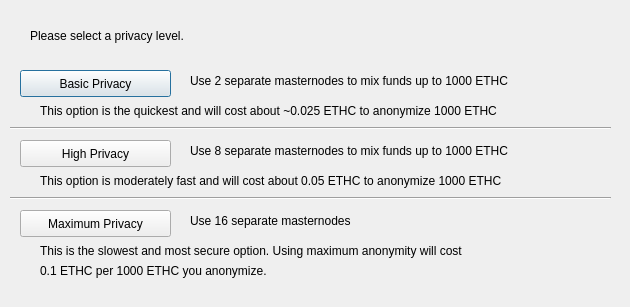
<?xml version="1.0" encoding="UTF-8"?>
<ui version="4.0">
 <class>DarksendConfig</class>
 <widget class="QDialog" name="DarksendConfig">
  <property name="geometry">
   <rect>
    <x>0</x>
    <y>0</y>
    <width>630</width>
    <height>307</height>
   </rect>
  </property>
  <property name="windowTitle">
   <string>Configure Darksend</string>
  </property>
  <widget class="QPushButton" name="buttonBasic">
   <property name="geometry">
    <rect>
     <x>20</x>
     <y>70</y>
     <width>151</width>
     <height>27</height>
    </rect>
   </property>
   <property name="text">
    <string>Basic Privacy</string>
   </property>
  </widget>
  <widget class="QPushButton" name="buttonHigh">
   <property name="geometry">
    <rect>
     <x>20</x>
     <y>140</y>
     <width>151</width>
     <height>27</height>
    </rect>
   </property>
   <property name="text">
    <string>High Privacy</string>
   </property>
  </widget>
  <widget class="QPushButton" name="buttonMax">
   <property name="geometry">
    <rect>
     <x>20</x>
     <y>210</y>
     <width>151</width>
     <height>27</height>
    </rect>
   </property>
   <property name="text">
    <string>Maximum Privacy</string>
   </property>
  </widget>
  <widget class="QLabel" name="label">
   <property name="geometry">
    <rect>
     <x>30</x>
     <y>20</y>
     <width>571</width>
     <height>31</height>
    </rect>
   </property>
   <property name="text">
    <string>Please select a privacy level.</string>
   </property>
  </widget>
  <widget class="QLabel" name="label_2">
   <property name="geometry">
    <rect>
     <x>190</x>
     <y>70</y>
     <width>421</width>
     <height>21</height>
    </rect>
   </property>
   <property name="text">
    <string>Use 2 separate masternodes to mix funds up to 1000 ETHC</string>
   </property>
  </widget>
  <widget class="QLabel" name="label_3">
   <property name="geometry">
    <rect>
     <x>190</x>
     <y>140</y>
     <width>411</width>
     <height>21</height>
    </rect>
   </property>
   <property name="text">
    <string>Use 8 separate masternodes to mix funds up to 1000 ETHC</string>
   </property>
  </widget>
  <widget class="QLabel" name="label_4">
   <property name="geometry">
    <rect>
     <x>190</x>
     <y>210</y>
     <width>421</width>
     <height>21</height>
    </rect>
   </property>
   <property name="text">
    <string>Use 16 separate masternodes</string>
   </property>
  </widget>
  <widget class="QLabel" name="label_6">
   <property name="geometry">
    <rect>
     <x>40</x>
     <y>100</y>
     <width>561</width>
     <height>21</height>
    </rect>
   </property>
   <property name="text">
    <string>This option is the quickest and will cost about ~0.025 ETHC to anonymize 1000 ETHC</string>
   </property>
  </widget>
  <widget class="QLabel" name="label_7">
   <property name="geometry">
    <rect>
     <x>40</x>
     <y>170</y>
     <width>561</width>
     <height>21</height>
    </rect>
   </property>
   <property name="text">
    <string>This option is moderately fast and will cost about 0.05 ETHC to anonymize 1000 ETHC</string>
   </property>
  </widget>
  <widget class="QLabel" name="label_8">
   <property name="geometry">
    <rect>
     <x>40</x>
     <y>240</y>
     <width>561</width>
     <height>21</height>
    </rect>
   </property>
   <property name="text">
    <string>This is the slowest and most secure option. Using maximum anonymity will cost</string>
   </property>
  </widget>
  <widget class="QLabel" name="label_9">
   <property name="geometry">
    <rect>
     <x>40</x>
     <y>260</y>
     <width>561</width>
     <height>21</height>
    </rect>
   </property>
   <property name="text">
    <string>0.1 ETHC per 1000 ETHC you anonymize.</string>
   </property>
  </widget>
  <widget class="Line" name="line">
   <property name="geometry">
    <rect>
     <x>10</x>
     <y>120</y>
     <width>601</width>
     <height>16</height>
    </rect>
   </property>
   <property name="orientation">
    <enum>Qt::Horizontal</enum>
   </property>
  </widget>
  <widget class="Line" name="line_2">
   <property name="geometry">
    <rect>
     <x>10</x>
     <y>190</y>
     <width>601</width>
     <height>16</height>
    </rect>
   </property>
   <property name="orientation">
    <enum>Qt::Horizontal</enum>
   </property>
  </widget>
 </widget>
 <resources/>
 <connections/>
</ui>
